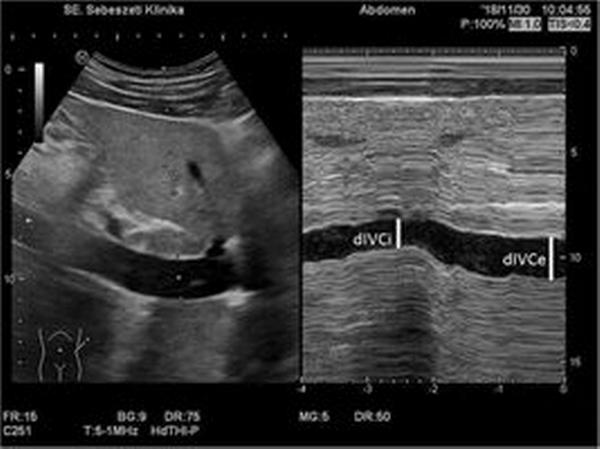
#> input picture src/echo_personal_tool/resources/references/images/IVC_collapse.jpg, 600 x 449 px
$ python -i active_contour_refine.py   (imports and definitions only)
#> lines starting #> are read from the running program, lines starting #| are printed output that depends on the picture
#> further down, picture is the input picture: shape (449, 600); min 0, max 255, mean 54.8
"""Active contour refinement for open-arc LV endocardial borders."""

from __future__ import annotations

from collections.abc import Sequence
from dataclasses import dataclass

import numpy as np
from scipy import ndimage


@dataclass(frozen=True)
class ActiveContourConfig:
    search_radius_px: float = 8.0
    k_int: float = 0.3
    k_ext: float = 1.0
    k_smooth: float = 0.5
    step_size: float = 0.35
    max_iterations: int = 80
    gradient_samples: int = 17
    convergence_tol: float = 0.1  # stop when total displacement < tol px


# [87 lines left out: functions refine_open_arc, _to_grayscale, not called in this run]


def _gradient_magnitude(image: np.ndarray) -> np.ndarray:
    blurred = ndimage.gaussian_filter(image, sigma=1.0)
    gradient_x = ndimage.sobel(blurred, axis=1)
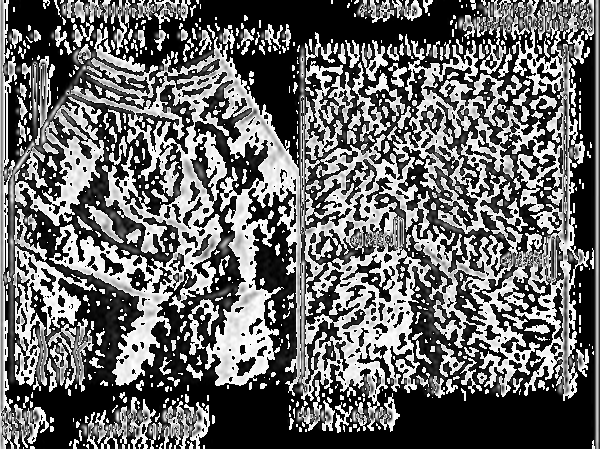
#> gradient_x: shape (449, 600); min 0, max 255, mean 104.5
    gradient_y = ndimage.sobel(blurred, axis=0)
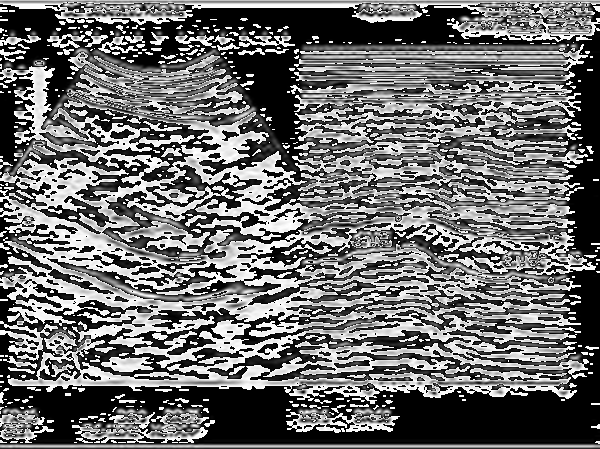
#> gradient_y: shape (449, 600); min 0, max 255, mean 109.5
    return np.asarray(np.hypot(gradient_x, gradient_y), dtype=np.float64)
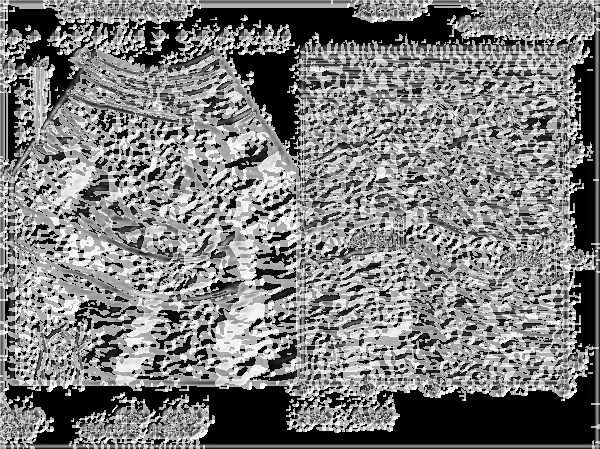
#> returned value: shape (449, 600) float64; min 0, max 360.5, mean 175.7; drawn with min black and max white


# [42 lines left out: functions _outward_normal, _sample_bilinear, not called in this run]


def _clamp(value: float, minimum: float, maximum: float) -> float:
    return max(minimum, min(maximum, value))

>>> import cv2
>>> picture = cv2.imread('../../resources/references/images/IVC_collapse.jpg', cv2.IMREAD_GRAYSCALE)
>>> result = _gradient_magnitude(picture)
